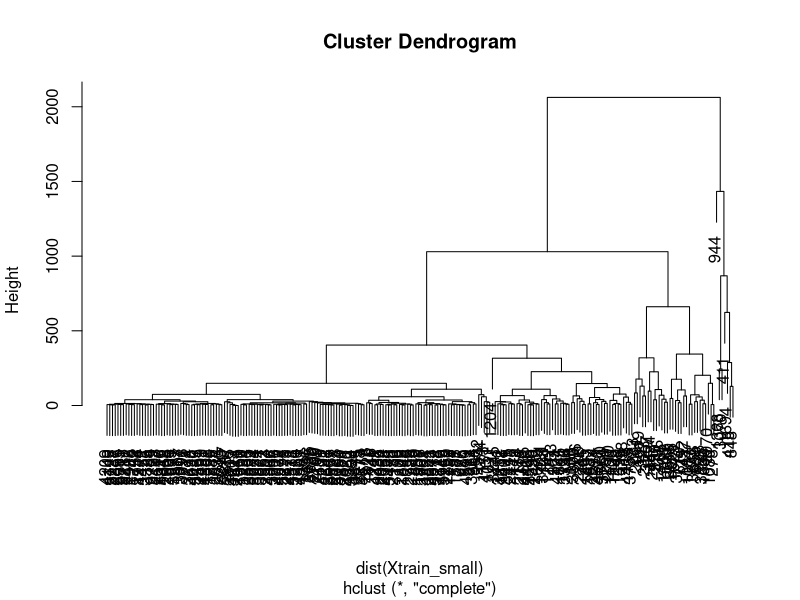
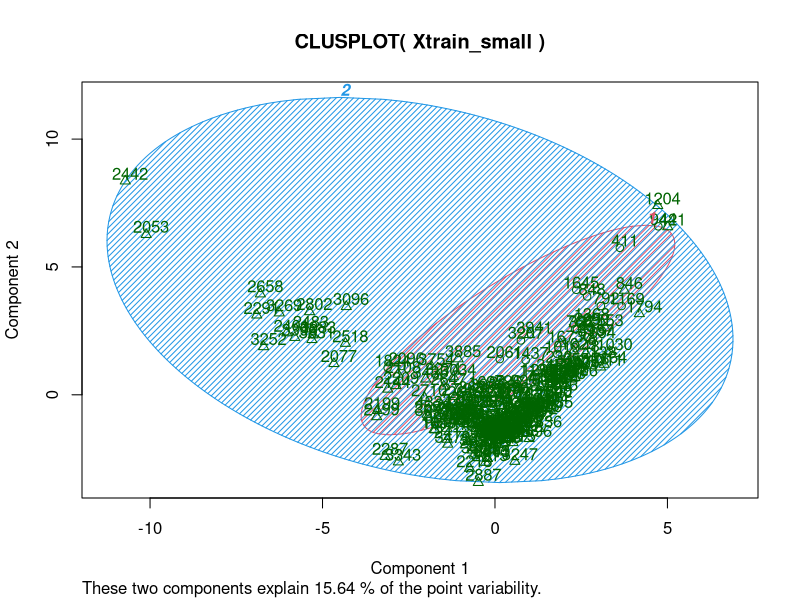

Reproduce these figures in R, in order.

library(kernlab)
library(caret)
library(cluster)

data(spam)
Xtt <- spam

tr_idx <- createDataPartition(spam$type, p = 0.5, list = FALSE)
Xtrain <- spam[tr_idx,]
Xtest <- spam[-tr_idx,]

ytrain <- Xtrain$type
ytest <- Xtest$type

Xtrain <- subset(Xtrain, select = -type)
Xtest <- subset(Xtest, select = -type)

Xtrain_small <- Xtrain[sample(seq(nrow(Xtrain)), 230),]

hc <- hclust(dist(Xtrain_small))
plot(hc)

km <- kmeans(Xtrain_small, centers = 2)
clusplot(Xtrain_small, km$cluster, color = TRUE, shade = TRUE, labels = 2, lines = 0)
